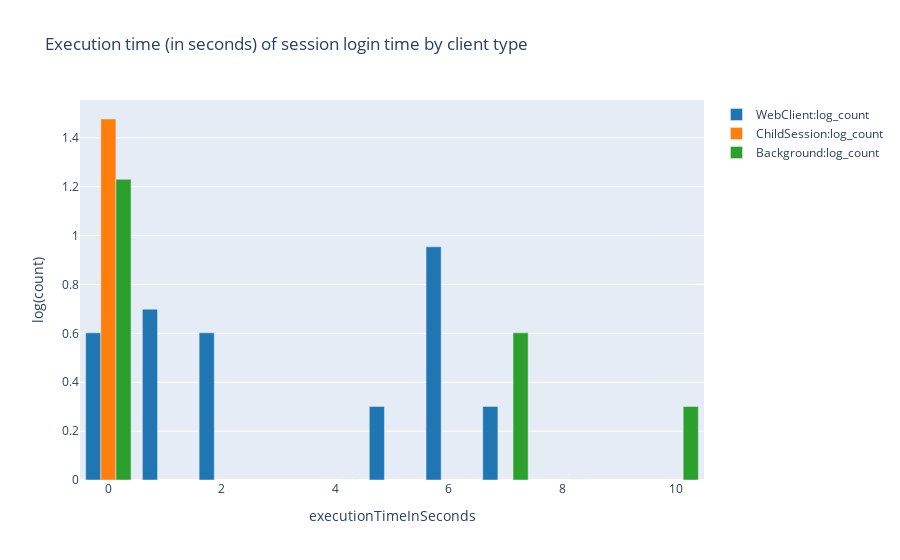

The code cell stored with this chart in its notebook:
### Code cell
%%kql
let _aadTenantId = aadTenantId;
let _environmentName = environmentName;
let _startDate = startDate;
let _endDate = endDate;
traces
| where 1==1 
    and timestamp >= todatetime(_startDate)
    and timestamp <= todatetime(_endDate) + totimespan(24h) - totimespan(1ms)   
    and (_aadTenantId == '' or customDimensions.aadTenantId == _aadTenantId)
    and (_environmentName == '' or customDimensions.environmentName == _environmentName )
    and customDimensions.eventId == 'RT0004'
| extend clientType = tostring( customDimensions.clientType )
       , executionTimeInSec = toreal(totimespan(customDimensions.serverExecutionTime))/10000000
| summarize _count=count() by executionTimeInSeconds = bin(executionTimeInSec, 1), clientType
| extend log_count = log10( _count )
| order by clientType, executionTimeInSeconds asc
| render columnchart with  (ycolumns = log_count, series = clientType, title= 'Execution time (in seconds) of session login time by client type', ytitle = 'log(count)')

### Figure 1 — Plotly figure (JSON) as saved in the notebook; plotly's stock layout.template omitted (floating-point values rounded to 4 significant figures)
{"data": [{"marker": {"color": "rgb(31, 118, 179)"}, "name": "WebClient:log_count", "orientation": "v", "type": "bar", "x": [0, 1, 2, 4, 5, 6, 7, 8, 10], "y": [0.6021, 0.699, 0.6021, null, 0.301, 0.9542, 0.301, null, null]}, {"marker": {"color": "rgb(254, 127, 14)"}, "name": "ChildSession:log_count", "orientation": "v", "type": "bar", "x": [0, 1, 2, 4, 5, 6, 7, 8, 10], "y": [1.477, null, null, null, null, null, null, null, null]}, {"marker": {"color": "rgb(44, 160, 44)"}, "name": "Background:log_count", "orientation": "v", "type": "bar", "x": [0, 1, 2, 4, 5, 6, 7, 8, 10], "y": [1.23, null, null, 0, null, null, 0.6021, 0, 0.301]}], "layout": {"showlegend": true, "title": {"text": "Execution time (in seconds) of session login time by client type"}, "xaxis": {"ticksuffix": "", "title": {"text": "executionTimeInSeconds"}, "type": "linear"}, "yaxis": {"title": {"text": "log(count)"}, "type": "linear"}}}
